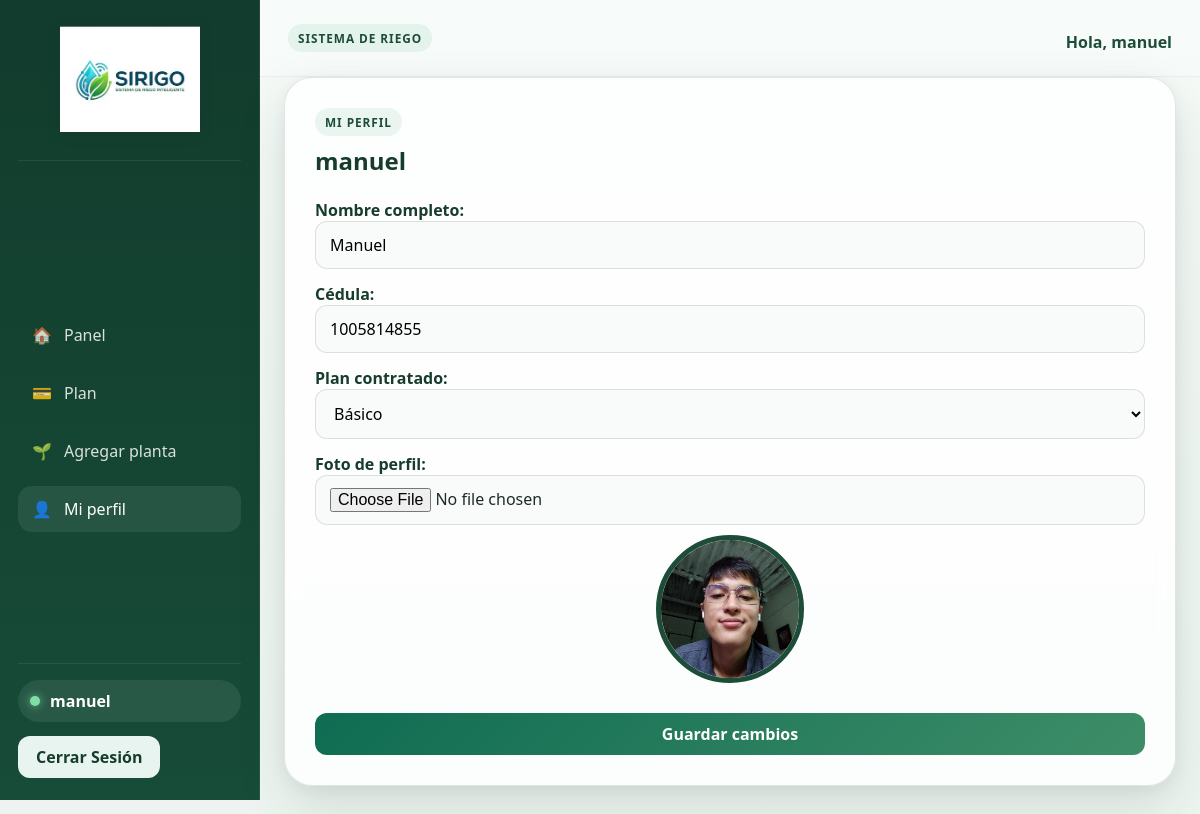
The page /perfil/ (signed in) on the database its author committed.
### riego/models.py (models this page shows, shortened)
class PerfilUsuario(models.Model):
    class Plan(models.TextChoices):
        BASICO = 'basico', 'Básico (1-3 plantas)'
        ESTANDAR = 'estandar', 'Estándar (4-8 plantas)'
        PREMIUM = 'premium', 'Premium (hasta 16 plantas)'
    class EstadoSuscripcion(models.TextChoices):
        ACTIVA = 'activa', 'Activa'
        CANCELADA = 'cancelada', 'Cancelada'
        PENDIENTE = 'pendiente_pago', 'Pendiente de pago'
    user = models.OneToOneField(User, on_delete=models.CASCADE, related_name='perfil')
    nombre = models.CharField(max_length=120, blank=True)
    cedula = models.CharField(max_length=20, blank=True)
    plan = models.CharField(max_length=20, choices=Plan.choices, default=Plan.BASICO)
    foto = models.ImageField(upload_to='perfiles/', blank=True)
    estado_suscripcion = models.CharField(max_length=20, choices=EstadoSuscripcion.choices, default=EstadoSuscripcion.ACTIVA)
    fecha_proximo_pago = models.DateField(null=True, blank=True)
    @property
    def limite_plantas(self):
        limites = {
            self.Plan.BASICO: 3,
            self.Plan.ESTANDAR: 8,
            self.Plan.PREMIUM: 16,
        }
        return limites.get(self.plan, 3)
    @property
    def esta_cancelada(self):
        return self.estado_suscripcion == self.EstadoSuscripcion.CANCELADA
    @property
    def total_plantas(self):
        return self.user.planta_set.count()
    @property
    def puede_agregar_planta(self):
        if self.esta_cancelada:
            return False
        return self.total_plantas < self.limite_plantas

### riego/views.py (the view, shortened to what this page needs)
# urls.py: path('perfil/', views.mi_perfil, name='mi_perfil'),
@login_required
@never_cache
def mi_perfil(request):
    perfil, created = PerfilUsuario.objects.get_or_create(user=request.user)
    if perfil.esta_cancelada:
        messages.error(request, 'Tu perfil está deshabilitado por suscripción cancelada. Contactarse con el administrador para solucionar el problema.')
        return redirect('mi_plan')
    return render(request, 'riego/perfil.html', {'perfil': perfil})

### riego/templates/riego/perfil.html (shortened to what this page needs)
{% extends 'riego/base.html' %}
{% block contenido %}
    <div class="page-card">
        <div class="page-header">
            <div>
                <span class="section-tag">Mi perfil</span>
                <h2>{{ user.username }}</h2>
            </div>
        </div>
        <form method="post" enctype="multipart/form-data" class="form-layout">
            <div class="form-group">
                <label for="nombre">Nombre completo:</label>
                <input type="text" name="nombre" value="{{ perfil.nombre }}" required>
            </div>
            <div class="form-group">
                <label for="cedula">Cédula:</label>
                <input type="text" name="cedula" value="{{ perfil.cedula }}">
            </div>
            <div class="form-group">
                <label for="plan">Plan contratado:</label>
                <select name="plan">
                    <option value="basico" {% if perfil.plan == 'basico' %}selected{% endif %}>Básico</option>
                </select>
            </div>
            <div class="form-group">
                <label for="foto">Foto de perfil:</label>
                <input type="file" name="foto" accept="image/*">
                {% if perfil.foto %}
                    <img class="plant-photo" src="{{ perfil.foto.url }}" alt="Foto de perfil" style="max-width: 150px; margin-top: 10px; border-radius: 50%;">
                {% endif %}
            </div>
            <button type="submit" class="btn btn-primary">Guardar cambios</button>
        </form>
    </div>
{% endblock %}

### riego/templates/riego/base.html (shortened to what this page needs)
{% load static %}
<!DOCTYPE html>
<html lang="es">
<head>
    <link rel="stylesheet" href="{% static 'riego/css/styles.css' %}?v=8">
</head>
<body>
    <div class="app-shell {% if user.is_authenticated %}app-shell--dashboard{% endif %}">
        {% if user.is_authenticated %}
            <aside class="sidebar">
                <div class="sidebar-brand">
                    <img class="brand-logo-img" src="{% static 'riego/images/logo.jpeg' %}" alt="SIRIGO" style="max-width: 140px; height: auto; display: block; margin: 0 auto 10px;">
                </div>
                <nav class="sidebar-nav" aria-label="Navegación principal">
                    <a class="sidebar-link {% if request.resolver_match.url_name == 'panel' %}is-active{% endif %}" href="{% url 'panel' %}">
                        <span>🏠</span>
                        <span>Panel</span>
                    </a>
                    {% if not user.is_staff %}
                        <a class="sidebar-link {% if request.resolver_match.url_name == 'mi_plan' %}is-active{% endif %}" href="{% url 'mi_plan' %}">
                            <span>💳</span>
                            <span>Plan</span>
                        </a>
                    {% endif %}
                    {% if user.is_staff %}
                        <a class="sidebar-link {% if request.resolver_match.url_name == 'admin_agregar_planta' %}is-active{% endif %}" href="{% url 'admin_agregar_planta' %}">
                            <span>🌱</span>
                            <span>Agregar planta</span>
                        </a>
                    {% else %}
                        {% if user.perfil.esta_cancelada %}
                            <a class="sidebar-link" href="javascript:void(0);" onclick="alert('contactarse con el administrador para solucionar el problema'); return false;" style="opacity: 0.45; cursor: not-allowed;" title="Suscripción cancelada">
                                <span>🌱</span>
                                <span style="text-decoration: line-through;">Agregar planta</span>
                            </a>
                        {% else %}
                            <a class="sidebar-link {% if request.resolver_match.url_name == 'nueva_planta' %}is-active{% endif %}" href="{% url 'nueva_planta' %}">
                                <span>🌱</span>
                                <span>Agregar planta</span>
                            </a>
                        {% endif %}
                    {% endif %}
                    {% if not user.is_staff %}
                        {% if user.perfil.esta_cancelada %}
                            <a class="sidebar-link" href="javascript:void(0);" onclick="alert('contactarse con el administrador para solucionar el problema'); return false;" style="opacity: 0.45; cursor: not-allowed;" title="Suscripción cancelada">
                                <span>👤</span>
                                <span style="text-decoration: line-through;">Mi perfil</span>
                            </a>
                        {% else %}
                            <a class="sidebar-link {% if request.resolver_match.url_name == 'mi_perfil' %}is-active{% endif %}" href="{% url 'mi_perfil' %}">
                                <span>👤</span>
                                <span>Mi perfil</span>
                            </a>
                        {% endif %}
                    {% endif %}
                </nav>
                <div class="sidebar-footer">
                    <div class="user-pill">
                        <span class="user-dot"></span>
                        <span>{{ user.username }}</span>
                    </div>
                    <form class="logout-form" method="post" action="{% url 'logout' %}">
                        <button class="btn btn-secondary" type="submit">Cerrar Sesión</button>
                    </form>
                </div>
            </aside>
            <div class="main-panel">
                <header class="content-topbar">
                    <div>
                        <span class="section-tag">Sistema de riego</span>
                    </div>
                    <div class="content-topbar__meta">
                        <span>Hola, {{ user.username }}</span>
                    </div>
                </header>
        {% endif %}
        <main class="{% if user.is_authenticated %}page-content page-content--compact app-content-auth{% else %}page-content{% endif %}">
            {% block contenido %}{% endblock %}
        </main>
        {% if user.is_authenticated %}
            </div>
        {% endif %}
    </div>
</body>
</html>

### rows shown on the page
PerfilUsuario: nombre "Manuel", cedula "1005814855", plan "Básico", foto (picture)

### other values the page prints
{{ user.username }} "manuel"
